Frame 1 (no input): blank canvas, image omitted
Frame 60 (the mouse pressed at the canvas centre just before this capture): blank canvas, image omitted
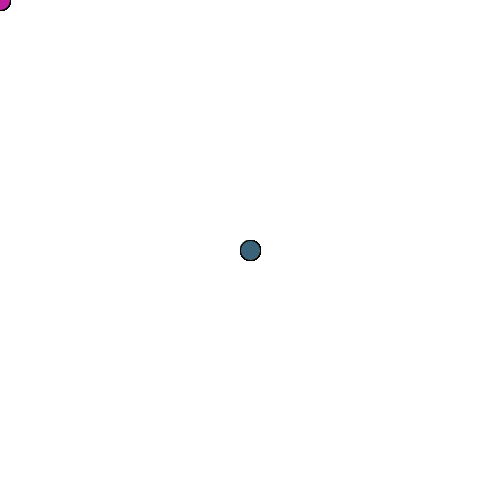
Frame 120 (the mouse held since frame 60 and released just before this capture)

The Processing sketch whose frames 1 and 60 were blank and that drew this single picture after the mouse press (run headless with seeded random() and noise(); from frame 60 on, the mouse is pressed at the canvas centre):

// Processing sketch: processing_37303
// ── processing_37303.pde

/*
James Liu
Press q-increase the width
      w-increase the height
      e-decrease width
      r-decrease height
Left click-rectangle
Right click-clear
*/
    
int H;
int W;
void setup()
{
  background(255);
  size (500, 500);
  smooth();
  H=20;
  W=20;
}

void draw()
{
  fill(random(255), random(255), random(255));
  ellipse(mouseX, mouseY, H, W);
}

void mousePressed()
{
   if (mousePressed && (mouseButton == LEFT))
  {
    fill(random(255), random(255), random(255));
    rect(mouseX-18, mouseY-20, 40, 40);
  }  

   if (mousePressed && (mouseButton == RIGHT))
  {
    background(255);	
  }
}

void keyPressed()
{
if(key=='q' || key == 'q')
{
  H=H+10;
}
if (key=='w' || key == 'w')
{
 W=W+10; 
}
if(key=='e' || key == 'e')
{
  H=H-10;
}
if (key=='r' || key == 'r')
{
 W=W-10; 
}
}
